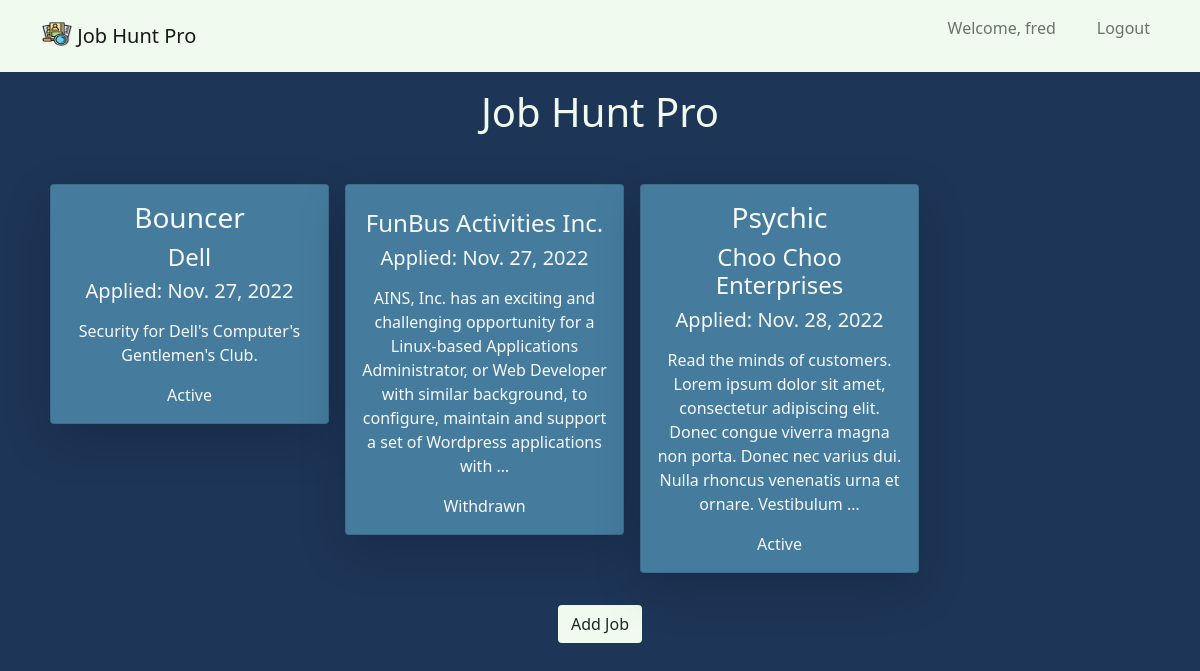
Screenshot of / (signed in) with the database file from the repository.
### jobhunt/models.py (models this page shows, shortened)
class Job(models.Model):
    class status_types(models.TextChoices):
        ACTIVE = 'AC', ('Active')
        NOTSELECTED = 'NS', ('Not Selected')
        WITHDRAWN = 'WD', ('Withdrawn')
    employer = models.CharField(max_length=100)
    job_title = models.CharField(max_length=100, blank=True)
    job_description = models.TextField(blank=True)
    notes = models.TextField(blank=True)
    status = models.CharField(
        max_length=2,
        choices=status_types.choices,
        default=status_types.ACTIVE
    )
    job_application_url = models.TextField(blank=True)
    application_date = models.DateField(auto_now_add=True)
    user = models.ForeignKey(User, on_delete=models.CASCADE)
    def get_status(self):
        return Job.status_types(self.status).label

### jobhunt/views.py (the view)
# urls.py: path('', views.job_list, name='job_list'),
@login_required
def job_list(request):
    jobs = Job.objects.filter(user=request.user)
    return render(request, 'jobhunt/pages/job_list.html', {'jobs': jobs})

### jobhunt/templates/jobhunt/pages/job_list.html (shortened to what this page needs)
{% extends "base.html"  %}
{% block content %}
    <h1 class="mb-5 text-center">Job Hunt Pro</h1>
        <div class="container">
        {% if not jobs  %}
            <div class='text-center'>
                <h5>You currently have no jobs listed.</h5>
            </div>
        {% else %}
            <div class="row g-0">
                {% for job in jobs %}
                    <div class="col-3 mx-2">
                        <a href="{% url "jobhunt:job_detail" job.id %}" class="text-decoration-none">
                            <div class="card card-expand mb-3 rounded shadow-lg text-light">
                                <div class="card-body text-center">
                                    <h3>{{ job.job_title }}</h3>
                                    <h4>{{ job.employer }}</h4>
                                    <h5>Applied: {{ job.application_date }}</h5>
                                    <p class='card-text'>
                                        {{ job.job_description|truncatewords:30|linebreaks }}
                                    </p>
                                    <p class='card-text'>
                                        {{ job.get_status }}
                                    </p>
                                </div>
                            </div>
                        </a>
                    </div>
                {% endfor %}
            </div>
        {% endif %}
        <div class="text-center pt-3">
            <a href="{% url 'jobhunt:add_job' %}" class="btn">Add Job</a>
        </div>
    </div>
{% endblock %}

### jobhuntpro/templates/base.html (shortened to what this page needs)
{% load static %}
<!DOCTYPE html>
<html lang="en">
    <link href="https://cdn.jsdelivr.net/npm/bootstrap@5.1.3/dist/css/bootstrap.min.css" rel="stylesheet">
    <link rel="stylesheet" href="{% static 'css/jobhunt.css' %}">
<head>
    <nav class="navbar navbar-expand-lg navbar-light bg-honeydew mb-3">
        <div class="container">
            <a class="navbar-brand" href="{% url 'jobhunt:job_list' %}">
            <img src="{% static 'jobhunt.png' %}" alt="" width="30" height="24"
                class="d-inline-block align-text-top" />
            Job Hunt Pro
            </a>
            <div class="collapse navbar-collapse" id="navbarNavAltMarkup">
            <div class="navbar-nav ms-auto">
                {% if user.is_authenticated %}
                    <p class='nav-link'>Welcome, {{ user.username }} &nbsp;&nbsp;&nbsp;&nbsp;&nbsp;</p>
                    <a class="nav-link" href="{% url 'accounts:logoutaccount' %}">Logout</a>
                {% else %}
                    <a class="nav-link" href="{% url 'accounts:loginaccount' %}">Login</a>
                    <a class="nav-link" href="{% url 'accounts:signupaccount' %}">Sign Up</a>
                {% endif %}
            </div>
            </div>
        </div>
    </nav>
</head>
    <body>
        <div id="content">
            {% block content %}
            {% endblock content %}
        </div>
    </body>
</html>

### jobhunt/static/css/jobhunt.css (style rules this page uses)
body { background-color: #1D3557; color: #F1FAEE; }
.card { background-color: #457B9D; }
.btn { background-color: #F1FAEE; }
.bg-honeydew { background-color: #F1FAEE; }

### rows the page displays
Job: job_title "Bouncer", employer "Dell", application_date "Nov. 27, 2022", job_description "Security for Dell's Computer's Gentlemen's Club.", get_status "Active"
Job: employer "FunBus Activities Inc.", application_date "Nov. 27, 2022", job_description "AINS, Inc. has an exciting and challenging opportunity for a Linux-based Applications Administrator, or Web Developer with similar background, to configure, maintain and support a set of Wordpress applications with …", get_status "Withdrawn"
Job: job_title "Psychic", employer "Choo Choo Enterprises", application_date "Nov. 28, 2022", job_description "Read the minds of customers. Lorem ipsum dolor sit amet, consectetur adipiscing elit. Donec congue viverra magna non porta. Donec nec varius dui. Nulla rhoncus venenatis urna et ornare. Vestibulum …", get_status "Active"

### other values shown
{{ user.username }} "fred"
